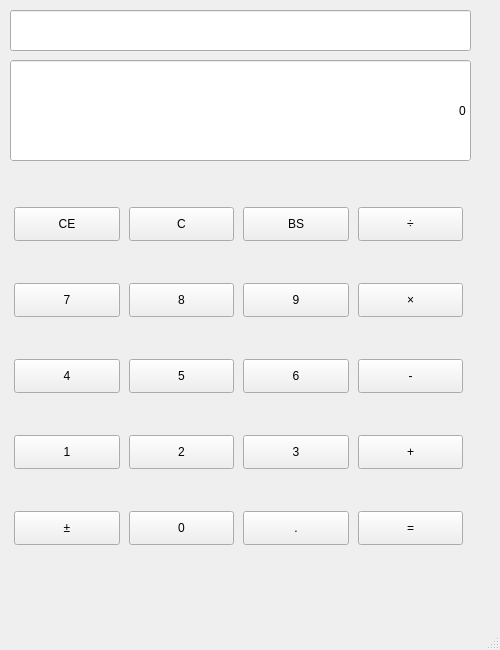
<?xml version="1.0" encoding="UTF-8"?>
<ui version="4.0">
 <class>MainWindow</class>
 <widget class="QMainWindow" name="MainWindow">
  <property name="geometry">
   <rect>
    <x>0</x>
    <y>0</y>
    <width>500</width>
    <height>650</height>
   </rect>
  </property>
  <property name="windowTitle">
   <string>MainWindow</string>
  </property>
  <widget class="QWidget" name="centralwidget">
   <widget class="QLineEdit" name="lineEdit_result">
    <property name="geometry">
     <rect>
      <x>10</x>
      <y>60</y>
      <width>461</width>
      <height>101</height>
     </rect>
    </property>
    <property name="layoutDirection">
     <enum>Qt::RightToLeft</enum>
    </property>
    <property name="autoFillBackground">
     <bool>true</bool>
    </property>
    <property name="text">
     <string>0</string>
    </property>
    <property name="alignment">
     <set>Qt::AlignRight|Qt::AlignTrailing|Qt::AlignVCenter</set>
    </property>
   </widget>
   <widget class="QPushButton" name="btn_BS">
    <property name="geometry">
     <rect>
      <x>243</x>
      <y>207</y>
      <width>106</width>
      <height>34</height>
     </rect>
    </property>
    <property name="text">
     <string>BS</string>
    </property>
   </widget>
   <widget class="QPushButton" name="btn_5">
    <property name="geometry">
     <rect>
      <x>129</x>
      <y>359</y>
      <width>105</width>
      <height>34</height>
     </rect>
    </property>
    <property name="text">
     <string>5</string>
    </property>
   </widget>
   <widget class="QPushButton" name="btn_C">
    <property name="geometry">
     <rect>
      <x>129</x>
      <y>207</y>
      <width>105</width>
      <height>34</height>
     </rect>
    </property>
    <property name="text">
     <string>C</string>
    </property>
   </widget>
   <widget class="QPushButton" name="btn_CE">
    <property name="geometry">
     <rect>
      <x>14</x>
      <y>207</y>
      <width>106</width>
      <height>34</height>
     </rect>
    </property>
    <property name="minimumSize">
     <size>
      <width>106</width>
      <height>0</height>
     </size>
    </property>
    <property name="maximumSize">
     <size>
      <width>107</width>
      <height>34</height>
     </size>
    </property>
    <property name="text">
     <string>CE</string>
    </property>
   </widget>
   <widget class="QPushButton" name="btn_9">
    <property name="geometry">
     <rect>
      <x>243</x>
      <y>283</y>
      <width>106</width>
      <height>34</height>
     </rect>
    </property>
    <property name="text">
     <string>9</string>
    </property>
   </widget>
   <widget class="QPushButton" name="btn_7">
    <property name="geometry">
     <rect>
      <x>14</x>
      <y>283</y>
      <width>106</width>
      <height>34</height>
     </rect>
    </property>
    <property name="text">
     <string>7</string>
    </property>
   </widget>
   <widget class="QPushButton" name="btn_4">
    <property name="geometry">
     <rect>
      <x>14</x>
      <y>359</y>
      <width>106</width>
      <height>34</height>
     </rect>
    </property>
    <property name="text">
     <string>4</string>
    </property>
   </widget>
   <widget class="QPushButton" name="btn_8">
    <property name="geometry">
     <rect>
      <x>129</x>
      <y>283</y>
      <width>105</width>
      <height>34</height>
     </rect>
    </property>
    <property name="text">
     <string>8</string>
    </property>
   </widget>
   <widget class="QPushButton" name="btn_3">
    <property name="geometry">
     <rect>
      <x>243</x>
      <y>435</y>
      <width>106</width>
      <height>34</height>
     </rect>
    </property>
    <property name="text">
     <string>3</string>
    </property>
   </widget>
   <widget class="QPushButton" name="btn_2">
    <property name="geometry">
     <rect>
      <x>129</x>
      <y>435</y>
      <width>105</width>
      <height>34</height>
     </rect>
    </property>
    <property name="text">
     <string>2</string>
    </property>
   </widget>
   <widget class="QPushButton" name="btn_6">
    <property name="geometry">
     <rect>
      <x>243</x>
      <y>359</y>
      <width>106</width>
      <height>34</height>
     </rect>
    </property>
    <property name="text">
     <string>6</string>
    </property>
   </widget>
   <widget class="QPushButton" name="btn_1">
    <property name="geometry">
     <rect>
      <x>14</x>
      <y>435</y>
      <width>106</width>
      <height>34</height>
     </rect>
    </property>
    <property name="text">
     <string>1</string>
    </property>
   </widget>
   <widget class="QPushButton" name="btn_point">
    <property name="geometry">
     <rect>
      <x>243</x>
      <y>511</y>
      <width>106</width>
      <height>34</height>
     </rect>
    </property>
    <property name="text">
     <string>.</string>
    </property>
   </widget>
   <widget class="QPushButton" name="btn_division">
    <property name="geometry">
     <rect>
      <x>358</x>
      <y>207</y>
      <width>105</width>
      <height>34</height>
     </rect>
    </property>
    <property name="text">
     <string>÷</string>
    </property>
   </widget>
   <widget class="QPushButton" name="btn_0">
    <property name="geometry">
     <rect>
      <x>129</x>
      <y>511</y>
      <width>105</width>
      <height>34</height>
     </rect>
    </property>
    <property name="text">
     <string>0</string>
    </property>
   </widget>
   <widget class="QPushButton" name="btn_sign">
    <property name="geometry">
     <rect>
      <x>14</x>
      <y>511</y>
      <width>106</width>
      <height>34</height>
     </rect>
    </property>
    <property name="contextMenuPolicy">
     <enum>Qt::DefaultContextMenu</enum>
    </property>
    <property name="text">
     <string>±</string>
    </property>
   </widget>
   <widget class="QPushButton" name="btn_multiply">
    <property name="geometry">
     <rect>
      <x>358</x>
      <y>283</y>
      <width>105</width>
      <height>34</height>
     </rect>
    </property>
    <property name="text">
     <string>×</string>
    </property>
   </widget>
   <widget class="QPushButton" name="btn_minus">
    <property name="geometry">
     <rect>
      <x>358</x>
      <y>359</y>
      <width>105</width>
      <height>34</height>
     </rect>
    </property>
    <property name="text">
     <string>-</string>
    </property>
   </widget>
   <widget class="QPushButton" name="btn_plus">
    <property name="geometry">
     <rect>
      <x>358</x>
      <y>435</y>
      <width>105</width>
      <height>34</height>
     </rect>
    </property>
    <property name="text">
     <string>+</string>
    </property>
   </widget>
   <widget class="QPushButton" name="btn_equal">
    <property name="geometry">
     <rect>
      <x>358</x>
      <y>511</y>
      <width>105</width>
      <height>34</height>
     </rect>
    </property>
    <property name="text">
     <string>=</string>
    </property>
   </widget>
   <widget class="QLineEdit" name="lineEdit_input">
    <property name="geometry">
     <rect>
      <x>10</x>
      <y>10</y>
      <width>461</width>
      <height>41</height>
     </rect>
    </property>
    <property name="inputMethodHints">
     <set>Qt::ImhNone</set>
    </property>
   </widget>
  </widget>
  <widget class="QMenuBar" name="menubar">
   <property name="geometry">
    <rect>
     <x>0</x>
     <y>0</y>
     <width>500</width>
     <height>31</height>
    </rect>
   </property>
  </widget>
  <widget class="QStatusBar" name="statusbar"/>
 </widget>
 <tabstops>
  <tabstop>lineEdit_result</tabstop>
  <tabstop>btn_CE</tabstop>
  <tabstop>btn_C</tabstop>
  <tabstop>btn_BS</tabstop>
  <tabstop>btn_division</tabstop>
  <tabstop>btn_7</tabstop>
  <tabstop>btn_8</tabstop>
  <tabstop>btn_9</tabstop>
  <tabstop>btn_multiply</tabstop>
  <tabstop>btn_4</tabstop>
  <tabstop>btn_5</tabstop>
  <tabstop>btn_6</tabstop>
  <tabstop>btn_minus</tabstop>
  <tabstop>btn_1</tabstop>
  <tabstop>btn_2</tabstop>
  <tabstop>btn_3</tabstop>
  <tabstop>btn_plus</tabstop>
  <tabstop>btn_sign</tabstop>
  <tabstop>btn_0</tabstop>
  <tabstop>btn_point</tabstop>
  <tabstop>btn_equal</tabstop>
 </tabstops>
 <resources/>
 <connections/>
</ui>
